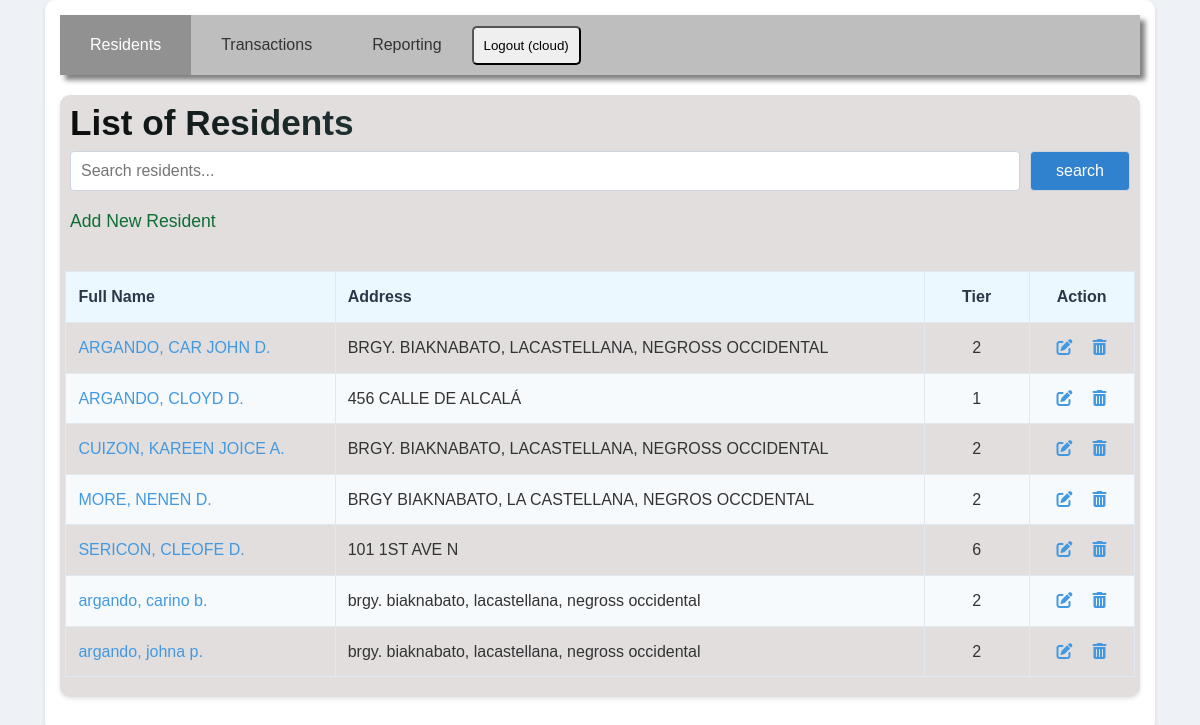
/residents/ (signed in), run on the app's committed database.
### residents/models.py (models this page shows, shortened)
class Resident(models.Model):
    GENDER_CHOICES = [
        ('Male', 'Male'),
        ('Female', 'Female'),
        ('Others', 'Others'),
    ]
    TIER_CHOICES = [(str(i), str(i)) for i in range(1, 7)]
    CIVIL_STATUS_CHOICES = [
        ('SINGLE', 'Single'),
        ('MARRIED', 'Married'),
        ('WIDOWED', 'Widowed'),
        ('DIVORCED', 'Divorced'),
        ('SEPARATED', 'Separated'),
        ('ANNULLED', 'Annulled'),
        ('COMMON-LAW / LIVE-IN PARTNER', 'Common-law / Live-in Partner'),
    ]
    contact_validator = RegexValidator(
        regex=r'^[0-9+]*$', # Allows digits (0-9) and the plus sign (+)
        message='Contact information can only contain digits (0-9) and the plus sign (+).'
    )
    full_name = models.CharField(max_length=255)
    date_of_birth = models.DateField()
    gender = models.CharField(max_length=10, choices=GENDER_CHOICES)
    purok = models.CharField(max_length=225)
    religion = models.CharField(max_length=100, blank=True, null=True)
    email_address = models.EmailField(max_length=255, blank=True, null=True)
    address = models.TextField()
    place_of_birth = models.TextField()
    contact_information = models.CharField(max_length=100, blank=True, null=True, default='+63', validators=[contact_validator]) # Optional
    civil_status = models.CharField(max_length=50, choices=CIVIL_STATUS_CHOICES) # Applied new choices
    nationality = models.CharField(max_length=100, default='Filipino', blank=True, null=True)
    occupation = models.CharField(max_length=100, blank=True, null=True) # Optional
    voter_status = models.BooleanField(default=False) # True if registered voter
    tier = models.CharField( max_length=10, blank=True, null=True, choices=TIER_CHOICES )
    notes = models.TextField(blank=True, null=True) # Optional

### residents/views.py (the view)
# urls.py: path('residents/', include('residents.urls')), # Let's assume this is where 'index' for residents is
@login_required
def index(request):
    all_residents = Resident.objects.all()
    query = request.GET.get('q')
    if query:
        all_residents = all_residents.filter(
            Q(full_name__icontains=query) |
            Q(address__icontains=query) |
            Q(occupation__icontains=query)
        ).distinct()
    all_residents = all_residents.order_by('full_name')
    is_ajax = request.headers.get('X-Requested-With') == 'XMLHttpRequest'
    if is_ajax:
        data = []
        current_path_encoded = request.get_full_path()
        for resident in all_residents:
            data.append({
                'id': resident.pk,
                'full_name': resident.full_name,
                'address': resident.address,
                'tier': resident.tier,
                'current_path': current_path_encoded,
            })
        return JsonResponse({'residents': data})
    else:
        context = {
            'residents_list': all_residents,
            'page_title': 'List of Residents',
            'query': query
        }
        return render(request, 'residents/index.html', context)

### residents/templates/residents/index.html (shortened to what this page needs)
{% load static %}
<!DOCTYPE html>
<html lang="en">
<head>
    {% include 'residents/html/header.html' %}
</head>
<body>
    <div class="container">
  {% include 'residents/html/header_nav_bar.html' %}
        <div class="content">
        <h1>{{ page_title }}</h1>
     {% if request.resolver_match.url_name == 'index' %}
        <form method="get" class="search-form" id="search-form">
            <input type="text" class="q" name="q" placeholder="Search residents..." value="{{ request.GET.q }}" id="search-input">
            <input type="submit" value="search"/>
        </form>
        <p><a href="{% url 'add_resident' %}" class="add-resident-link">Add New Resident</a></p>
        {% endif %}
        <div id="residents-list-container">
            {% if request.resolver_match.url_name == 'index' %}
                {% if residents_list %}
                    <table>
                        <thead>
                            <tr>
                                <th>Full Name</th>
                                <th>Address</th>
                                <th>Tier</th>
                                <th>Action</th>
                            </tr>
                        </thead>
                        <tbody>
                            {% for resident in residents_list %}
                                <tr>
                                    <td>
                                        <a href="{% url 'resident_detail' resident.pk %}">
                                            {{ resident.full_name }}
                                        </a>
                                    </td>
                                    <td>{{ resident.address }}</td>
                                    <td>{{ resident.tier }}</td>
                                    <td>
                                        <div class="resident-actions">
                                            <a href="{% url 'edit_resident' resident.pk %}?next={{ request.get_full_path|urlencode }}" title="Edit">
                                                <i class="fas fa-edit"></i>
                                            </a>
                                            <a href="{% url 'delete_resident' resident.pk %}?next={{ request.get_full_path|urlencode }}" title="Delete">
                                                <i class="fas fa-trash-alt"></i>
                                            </a>
                                        </div>
                                    </td>
                                </tr>
                            {% endfor %}
                        </tbody>
                    </table>
                {% else %}
                    <p>No residents found.</p>
                {% endif %}
            {% endif %}
        </div>
        </div>
    </div>
</body>
</html>

### residents/templates/residents/html/header.html (shortened to what this page needs)
    {% load static %}
    <link rel="stylesheet" href="{% static 'residents/css/style.css' %}">
    <link rel="stylesheet" href="https://cdnjs.cloudflare.com/ajax/libs/font-awesome/6.0.0/css/all.min.css">

### residents/templates/residents/html/header_nav_bar.html (shortened to what this page needs)
    <nav class="navbar">
        <ul id="navbar-links">
            {% if user.is_authenticated %}
                <li><a href="{% url 'index' %}" {% if request.resolver_match.url_name == 'index' %}class="active"{% endif %}>Residents</a></li>
                <li><a href="{% url 'transactions_list' %}" {% if request.resolver_match.url_name == 'transactions_list' %}class="active"{% endif %}>Transactions</a></li>
                <li><a href="{% url 'reporting_page' %}" {% if request.resolver_match.url_name == 'reporting_page' %}class="active"{% endif %}>Reporting</a></li>
                <li>
                    <form id="logout-form-interactive" method="post" action="{% url 'logout' %}">
                        <button type="submit" class="logout-button">Logout ({{ user.username }})</button>
                    </form>
                </li>
            {% else %}
                <li><a href="{% url 'login' %}">Login</a></li>
            {% endif %}
        </ul>
    </nav>

### residents/static/residents/css/style.css (style rules this page uses)
body { font-family: 'Arial', sans-serif; line-height: 1.6; margin: 0; padding: 0; background-color: #eef2f7; color: #333; }
.container { max-width: 90%; height: auto; margin: 0 auto; background-color: #fff; padding: 15px; border-radius: 10px; box-shadow: 0 2px 4px rgba(0, 0, 0, 0.1); }
.content { width: 100%; margin: 20px 0; padding-bottom: 20px; background-color: #e2dede; border-radius: 10px; box-shadow: 0 2px 4px rgba(0, 0, 0, 0.1); }
.navbar { background-color: #bebebe; box-shadow: 5px 5px 5px rgb(0, 0, 0, .5); height: 60px; display: flex; justify-content: space-between; align-items: center; position: relative; }
.navbar ul#navbar-links { height: 100%; list-style: none; margin: 0; padding: 0; display: flex; }
.navbar ul#navbar-links li { background-color: #bebebe; height: 100%; }
.navbar ul#navbar-links li a { padding: 0 30px; height: 100%; width: auto; text-decoration: none; color: #333; display: block; display: flex; justify-content: center; align-items: center; }
.navbar ul#navbar-links li a.active { color: #ffffff; background-color: #929191; }
h1 { font-family: 'Poppins', sans-serif; padding: 0 10px; font-size: 2.2em; font-weight: 700; margin: auto; background: linear-gradient(45deg, #0a0909, #2F4F4F, #008080); -webkit-background-clip: text; -webkit-text-fill-color: transparent; background-clip: text; }
.search-form { display: flex; gap: 10px; padding: 0 10px; }
.search-form input[type="text"] { padding: 10px; border: 1px solid #cbd5e0; border-radius: 4px; flex-grow: 1; font-size: 1rem; }
.search-form input[type="submit"] { padding: 10px; border: 1px solid #cbd5e0; border-radius: 4px; color: white; background-color: #3182ce; width: 100px; font-size: 1rem; }
.add-resident-link { display: inline-block; padding: 0 10px; margin-bottom: 20px; font-size: 1.1rem; color: #0d6e35; text-decoration: none; }
#residents-list-container { width: 100%; }
#residents-list-container table { width: 99%; border-collapse: collapse; margin:0 auto; }
#residents-list-container th, #residents-list-container td { border: 1px solid #e2e8f0; padding: 12px; text-align: left; }
#residents-list-container th { background-color: #ebf8ff; font-weight: bold; color: #2d3748; }
#residents-list-container tr:nth-child(even) { background-color: #f7fafc; }
#residents-list-container td a { text-decoration: none; color: #4299e1; font-weight: normal; }
#residents-list-container th:nth-child(3), #residents-list-container td:nth-child(3), #residents-list-container th:nth-child(4), #residents-list-container td:nth-child(4) { white-space: nowrap; text-align: center; width: 80px; }
.resident-actions { display: flex; justify-content: center; align-items: center; gap: 10px; }
.resident-actions a { text-decoration: none; display: inline-block; padding: 0 5px; color: #e53e3e; }
.resident-actions a:first-child { color: #f6e05e; }
th { vertical-align: top; }

### data on the page
Resident: full_name "ARGANDO, CAR JOHN D.", address "BRGY. BIAKNABATO, LACASTELLANA, NEGROSS OCCIDENTAL", tier "2"
Resident: full_name "ARGANDO, CLOYD D.", address "456 CALLE DE ALCALÁ", tier "1"
Resident: full_name "CUIZON, KAREEN JOICE A.", address "BRGY. BIAKNABATO, LACASTELLANA, NEGROSS OCCIDENTAL", tier "2"
Resident: full_name "MORE, NENEN D.", address "BRGY BIAKNABATO, LA CASTELLANA, NEGROS OCCDENTAL", tier "2"
Resident: full_name "SERICON, CLEOFE D.", address "101 1ST AVE N", tier "6"
Resident: full_name "argando, carino b.", address "brgy. biaknabato, lacastellana, negross occidental", tier "2"
Resident: full_name "argando, johna p.", address "brgy. biaknabato, lacastellana, negross occidental", tier "2"

### other printed values
{{ user.username }} "cloud"
{{ page_title }} "List of Residents"
